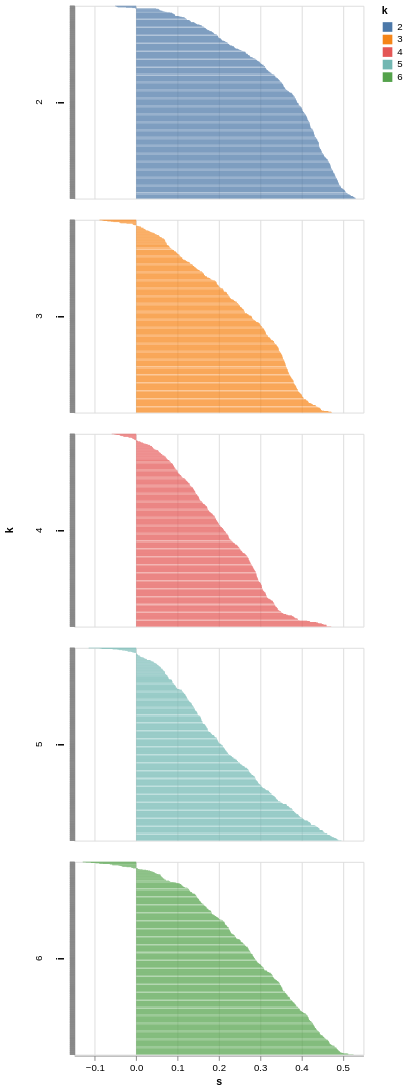

Write notebook code for a chart like this one.
### Code cell
source = s_df.melt(id_vars=["i"])
source.columns = ["i","k","s"]

import altair as alt
alt.renderers.enable('colab')
alt.Chart(source).mark_bar().encode(
    x = "s:Q",
    y = alt.Y("i:N",sort='x',axis=alt.Axis(labels=False)),
    row = "k:N",
    color = "k:N"
).resolve_scale(y='independent').properties(height=200)

### Figure 1 — Vega-Lite specification as saved in the notebook (floating-point values rounded to 4 significant figures; data arrays with more than 128 entries replaced by an {"elided": "..."} marker saying what was removed)
{"config": {"view": {"continuousWidth": 300, "continuousHeight": 300}}, "data": {"name": "data-1c91dc2075cdc92db6c91fe963766db1"}, "mark": {"type": "bar"}, "encoding": {"color": {"field": "k", "type": "nominal"}, "row": {"field": "k", "type": "nominal"}, "x": {"field": "s", "type": "quantitative"}, "y": {"axis": {"labels": false}, "field": "i", "sort": "x", "type": "nominal"}}, "height": 200, "resolve": {"scale": {"y": "independent"}}, "$schema": "https://vega.github.io/schema/vega-lite/v5.20.1.json", "datasets": {"data-1c91dc2075cdc92db6c91fe963766db1": {"elided": "2530 records"}}}
